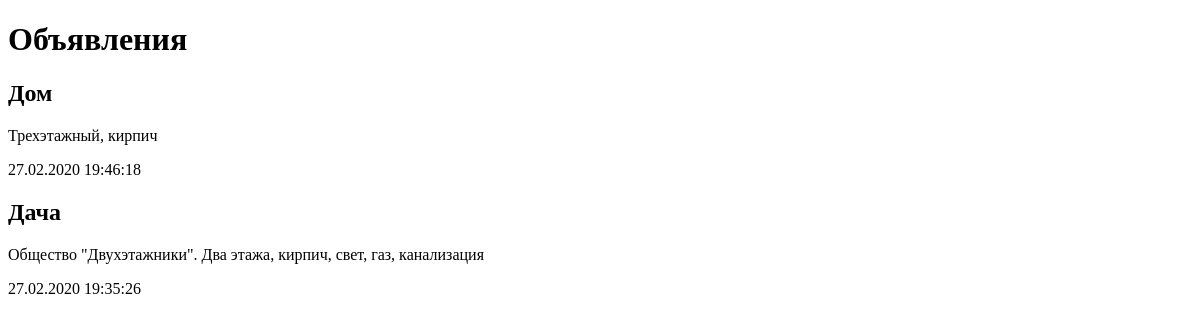
The app's page /bboard/, older data.
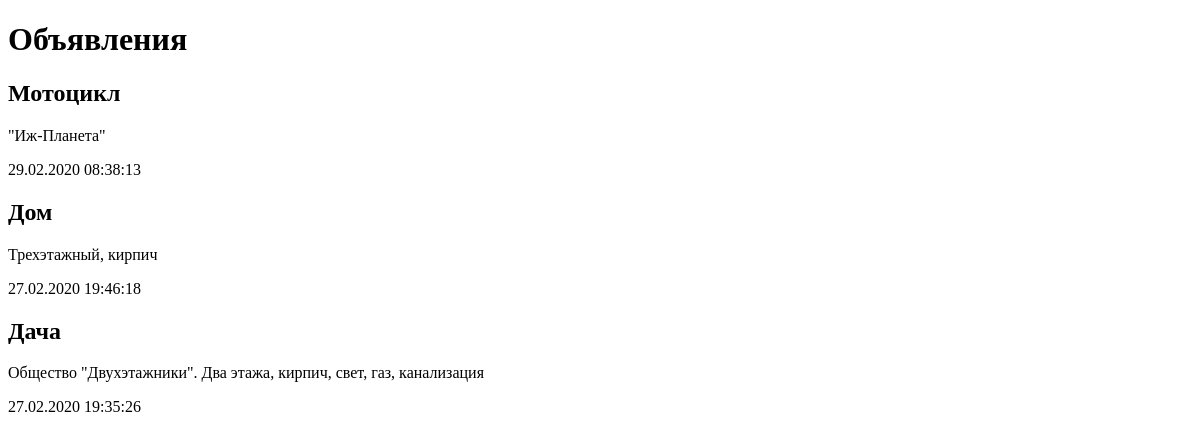
The same page, newer data.
### bboard/models.py (models this page shows)
class Bd(models.Model):
    title = models.CharField(max_length=50, verbose_name='Товар')
    content = models.TextField(null=True, blank=True, verbose_name='Описание')
    price = models.FloatField(null=True, blank=True, verbose_name='Цена')
    published = models.DateTimeField(auto_now_add=True, db_index=True, verbose_name='Опубликовано')
    rubric = models.ForeignKey('Rubric', null=True, on_delete=models.PROTECT, verbose_name='Рубрика')
    class Meta:
        verbose_name_plural = 'Объявления'
        verbose_name = 'Объявление'
        ordering = ['-published']

### bboard/views.py (the view)
# urls.py: path('', index, name='index'),
def index(request):
    bbs = Bd.objects.all()
    rubrics = Rubric.objects.all()
    context = {'bbs': bbs, 'rubrics': rubrics}
    return render(request, 'bboard/index.html', context)

### bboard/templates/bboard/index.html (shortened to what this page needs)
<!DOCTYPE html>
<html>
    <head>
    </head>
    </body>
        <h1>Объявления</h1>
        {% for bb in bbs %}
        <div>
            <h2>{{ bb.title }}</h2>
            <p>{{ bb.content }}</p>
            <p>{{ bb.published|date:"d.m.Y H:i:s" }}</p>
        </div>
        {% endfor %}
    </body>
</html>

Row changes from the older to the newer data that the page shows:
added Bd: title "Мотоцикл", content "\"Иж-Планета\"", published "29.02.2020 08:38:13"
